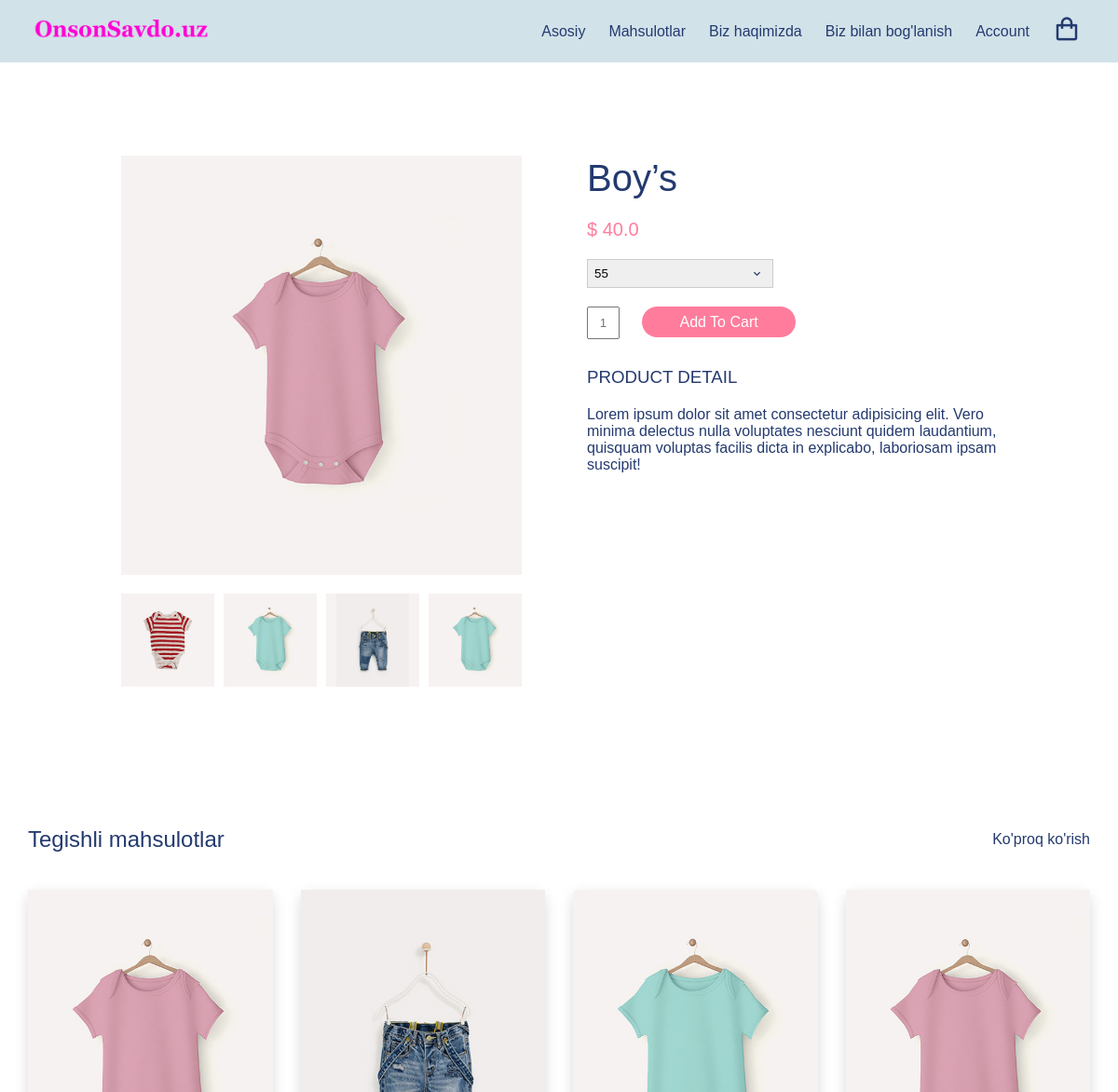
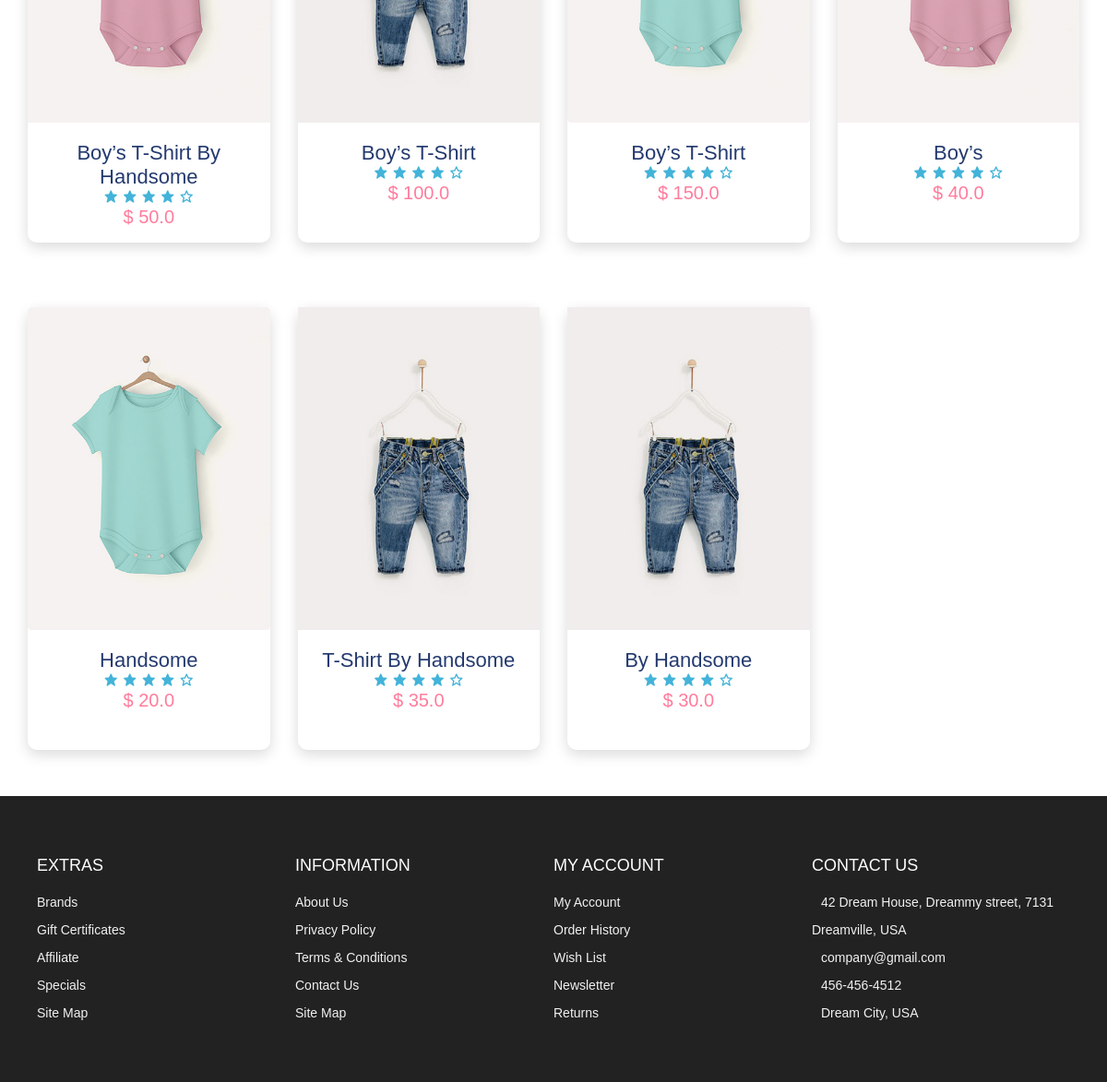
Screenshot of /product_details/4/ with the database file from the repository (2 pictures, top to bottom).
### website/models.py (models this page shows, shortened)
class Product(models.Model):
    product_name = models.CharField(max_length=100)
    product_price = models.FloatField()
    product_size_id = models.ManyToManyField(Product_size, related_name="product")
    product_info = models.TextField(max_length=300)
    product_photo_1 = models.ImageField(upload_to="Product/%Y/%M/")
    product_photo_2 = models.ImageField(upload_to="Product/%Y/%M/", blank=True)
    product_photo_3 = models.ImageField(upload_to="Product/%Y/%M/", blank=True)
    product_photo_4 = models.ImageField(upload_to="Product/%Y/%M/", blank=True)
    product_photo_5 = models.ImageField(upload_to="Product/%Y/%M/", blank=True)
    class Meta:
        verbose_name = "Product"
        verbose_name_plural = "Product"

### website/views.py (the view)
# urls.py: path('product_details/<str:pk>/', views.product_details, name="product_details"),
def product_details(request, pk):
    product_view = Product.objects.all()
    product = Product.objects.get(id=pk)
    contaxt = {
        'product_view':product_view,
        'product': product,
    }
    return render(request, 'home/product_details.html', contaxt)

### templates/home/product_details.html (shortened to what this page needs)
{% extends 'base.html' %}
{% load static %}
{% block content %}
<section class="section product-detail">
    <div class="details container-md">
        <div class="left">
            <div class="main">
                <img src="{{ product.product_photo_1.url }}" alt="">
            </div>
            <div class="thumbnails">
                <div class="thumbnail">
                    <img src="{{ product.product_photo_2.url }}" alt="{{ product.product_photo_2 }}">
                </div>
                <div class="thumbnail">
                    <img src="{{ product.product_photo_3.url }}" alt="{{ product.product_photo_3 }}">
                </div>
                <div class="thumbnail">
                    <img src="{{ product.product_photo_4.url }}" alt="{{ product.product_photo_4 }}">
                </div>
                <div class="thumbnail">
                    <img src="{{ product.product_photo_5.url }}" alt="{{ product.product_photo_5 }}">
                </div>
            </div>
        </div>
        <div class="right">
            <h1> {{ product.product_name }} </h1>
            <div class="price">$ {{ product.product_price }}</div>
            <form>
                <div>
                    <select>
                        {%for product_size in product.product_size_id.all%}
                        <option value="Select Size">
                            {{product_size.product_size}}
                        </option>
                        {%endfor%}
                    </select>
                    <span><i class='bx bx-chevron-down'></i></span>
                </div>
            </form>
            <form class="form">
                <input type="text" placeholder="1">
                <a href="{% url 'card' %}" class="addCart">Add To Cart</a>
            </form>
            <h3>Product Detail</h3>
            <p> {{ product.product_info }} </p>
        </div>
    </div>
</section>
<section class="section featured">
    <div class="top container">
        <h1>Tegishli mahsulotlar</h1>
        <a href="{% url 'product' %}" class="view-more">Ko'proq ko'rish</a>
    </div>
    <div class="product-center container">
        {% for product in product_view %}
        <div class="product">
            <div class="product-header">
                <img src="{{ product.product_photo_1.url }}" alt="">
            </div>
            <div class="product-footer">
                <a href="{% url 'product_details' product.id %}">
                    <h3>{{ product.product_name }}</h3>
                </a>
                <div class="rating">
                    <i class="bx bxs-star"></i>
                    <i class="bx bxs-star"></i>
                    <i class="bx bxs-star"></i>
                    <i class="bx bxs-star"></i>
                    <i class="bx bx-star"></i>
                </div>
                <h4 class="price">$ {{ product.product_price }}</h4>
            </div>
        </div>
        {% endfor %}
    </div>
</section>
{% endblock %}

### static/website/css/styles.css (style rules this page uses)
:root { --white: #fff; --black: #222; --pink: #f60091; --grey: #444; --grey2: #959595; --grey-alt: #d1e2e9; --yellow: #ffd800; --green: #59b210; }
*, *::before, *::after { margin: 0; padding: 0; box-sizing: inherit; }
html { scroll-behavior: smooth; box-sizing: border-box; font-size: 62.5%; }
body { font-family: "Poppins", sans-serif; font-size: 1.6rem; font-weight: 400; background-color: #fff; color: #243a6f; position: relative; z-index: 1; }
h1, h2, h3, h4 { font-weight: 500; }
a { color: inherit; text-decoration: none; }
img { max-width: 100%; }
.container { max-width: 120rem; margin: 0 auto; }
.container-md { max-width: 100rem; margin: 0 auto; }
@media only screen and (max-width: 1200px) { .container { padding: 0 3rem; } }
@media only screen and (max-width: 1200px) { .container-md { padding: 0 3rem; } }
.section { padding: 10rem 0 5rem 0; }
.product-center { display: grid; grid-template-columns: repeat(auto-fit, minmax(25rem, 1fr)); gap: 7rem 3rem; }
.product { height: 48rem; background-color: #fff; box-shadow: 0 0.5rem 1.5rem rgba(0, 0, 0, 0.15); border-radius: 1rem; text-align: center; transition: all 300ms ease-in-out; }
.product-header { position: relative; height: 35rem; background-color: #f6f2f1; transition: all 300ms ease-in-out; z-index: 0; }
.product-header img { height: 100%; }
.product-footer { padding: 2rem 1.6rem 1.6rem 1.6rem; }
.product-footer h3 { font-size: 2.2rem; }
.rating { color: #43b3d9; }
.product-footer .price { color: #ff7c9c; font-size: 2rem; }
.section .top { display: flex; align-items: center; justify-content: space-between; margin-bottom: 4rem; }
form { position: relative; z-index: 1; }
form span { position: absolute; top: 50%; right: 1rem; transform: translateY(-50%); font-size: 2rem; z-index: 0; }
.product-detail .details { display: grid; grid-template-columns: 1fr 1.2fr; gap: 7rem; }
.product-detail .left { display: flex; flex-direction: column; }
.product-detail .left .main { text-align: center; background-color: #f6f2f1; margin-bottom: 2rem; height: 45rem; padding: 3rem; }
.product-detail .left .main img { object-fit: contain; height: 100%; }
.product-detail .thumbnails { display: grid; grid-template-columns: repeat(4, 1fr); gap: 1rem; }
.product-detail .thumbnail { width: 10rem; height: 10rem; background-color: #f6f2f1; text-align: center; }
.product-detail .thumbnail img { height: 100%; object-fit: contain; }
.product-detail .right span { display: inline-block; font-size: 1.5rem; margin-bottom: 1rem; }
.product-detail .right h1 { font-size: 4rem; line-height: 1.2; margin-bottom: 2rem; }
.product-detail .right .price { font-size: 600; font-size: 2rem; color: #ff7c9c; margin-bottom: 2rem; }
.product-detail .right div { display: inline-block; position: relative; z-index: 1; }
.product-detail .right select { font-family: "Poppins", sans-serif; width: 20rem; padding: 0.7rem; border: 1px solid #ccc; appearance: none; outline: none; }
.product-detail form { margin-bottom: 2rem; }
.product-detail form span { position: absolute; top: 50%; right: 1rem; transform: translateY(-50%); font-size: 2rem; z-index: 0; }
.product-detail .form { margin-bottom: 3rem; }
.product-detail .form input { padding: 0.8rem; text-align: center; width: 3.5rem; margin-right: 2rem; }
.product-detail .form .addCart { background: #ff7c9c; padding: 0.8rem 4rem; color: #fff; border-radius: 3rem; }
.product-detail h3 { text-transform: uppercase; margin-bottom: 2rem; }

### rows the page displays
Product: product_photo_1 (picture), product_photo_2 (picture), product_photo_3 (picture), product_photo_4 (picture), product_photo_5 (picture), product_name "Boy’s", product_price "40.0", product_info "Lorem ipsum dolor sit amet consectetur adipisicing elit. Vero minima delectus nulla voluptates nesciunt quidem laudantium, quisquam voluptas facilis dicta in explicabo, laboriosam ipsam suscipit!"
Product: product_photo_1 (picture), product_name "Boy’s T-Shirt By Handsome", product_price "50.0"
Product: product_photo_1 (picture), product_name "Boy’s T-Shirt", product_price "100.0"
Product: product_photo_1 (picture), product_name "Boy’s T-Shirt", product_price "150.0"
Product: product_photo_1 (picture), product_name "Handsome", product_price "20.0"
Product: product_photo_1 (picture), product_name "T-Shirt By Handsome", product_price "35.0"
Product: product_photo_1 (picture), product_name "By Handsome", product_price "30.0"

### other values shown
form field value "55"
